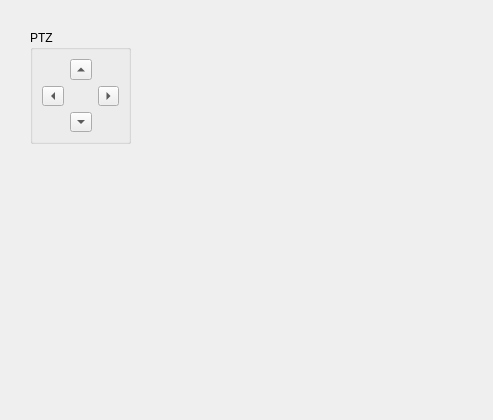
<?xml version="1.0" encoding="UTF-8"?>
<ui version="4.0">
 <class>Form</class>
 <widget class="QWidget" name="Form">
  <property name="geometry">
   <rect>
    <x>0</x>
    <y>0</y>
    <width>493</width>
    <height>420</height>
   </rect>
  </property>
  <property name="windowTitle">
   <string>Form</string>
  </property>
  <widget class="QGroupBox" name="groupBox_2">
   <property name="geometry">
    <rect>
     <x>30</x>
     <y>30</y>
     <width>101</width>
     <height>114</height>
    </rect>
   </property>
   <property name="title">
    <string>PTZ</string>
   </property>
   <layout class="QGridLayout" name="gridLayout">
    <item row="0" column="1">
     <widget class="QToolButton" name="toolButton_3">
      <property name="text">
       <string>...</string>
      </property>
      <property name="arrowType">
       <enum>Qt::UpArrow</enum>
      </property>
     </widget>
    </item>
    <item row="1" column="0">
     <widget class="QToolButton" name="toolButton_2">
      <property name="text">
       <string>...</string>
      </property>
      <property name="arrowType">
       <enum>Qt::LeftArrow</enum>
      </property>
     </widget>
    </item>
    <item row="1" column="2">
     <widget class="QToolButton" name="toolButton">
      <property name="text">
       <string>...</string>
      </property>
      <property name="arrowType">
       <enum>Qt::RightArrow</enum>
      </property>
     </widget>
    </item>
    <item row="2" column="1">
     <widget class="QToolButton" name="toolButton_4">
      <property name="text">
       <string>...</string>
      </property>
      <property name="arrowType">
       <enum>Qt::DownArrow</enum>
      </property>
     </widget>
    </item>
   </layout>
  </widget>
 </widget>
 <resources/>
 <connections/>
</ui>
